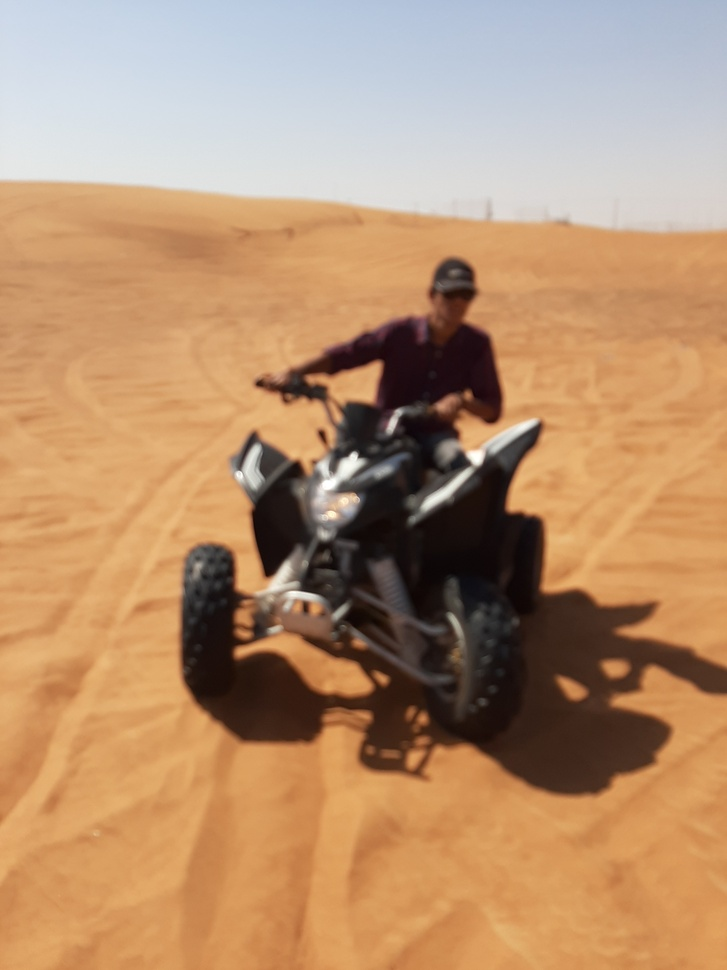
#> input picture deblur-2400.jpg, 727 x 970 px, shrunk from 1800 x 2400 before the run
$ python blur_percentage.py   (older library calls are emulated)
#> lines starting #> are read from the running program, lines starting #| are printed output that depends on the picture; after the words box and inside, x2 and y2 are one past the last pixel; in counts of white or black regions, pixels touching at a corner belong together
# import the necessary packages
from imutils import paths
import argparse
import cv2


def variance_of_laplacian(image):
    # compute the Laplacian of the image and then return the focus
    # measure, which is simply the variance of the Laplacian
    return cv2.Laplacian(image, cv2.CV_64F).var()

# construct the argument parse and parse the arguments
# ap = argparse.ArgumentParser()
# ap.add_argument("-i", "--images", required=True,
# 	help="path to input directory of images")
# ap.add_argument("-t", "--threshold", type=float, default=100.0,
# 	help="focus measures that fall below this value will be considered 'blurry'")
# args = vars(ap.parse_args())


args = {'images': 'deblur-2400.jpg', 'threshold': 100}

# loop over the input images
# for imagePath in paths.list_images(args["images"]):
# load the image, convert it to grayscale, and compute the
# focus measure of the image using the Variance of Laplacian
# method

image = cv2.imread(args['images'])
#> image is the input picture: shape (970, 727, 3); mean B, G, R 112.9, 145.8, 182.8
# print(image.size())
gray = cv2.imread('deblur-gray.jpg')
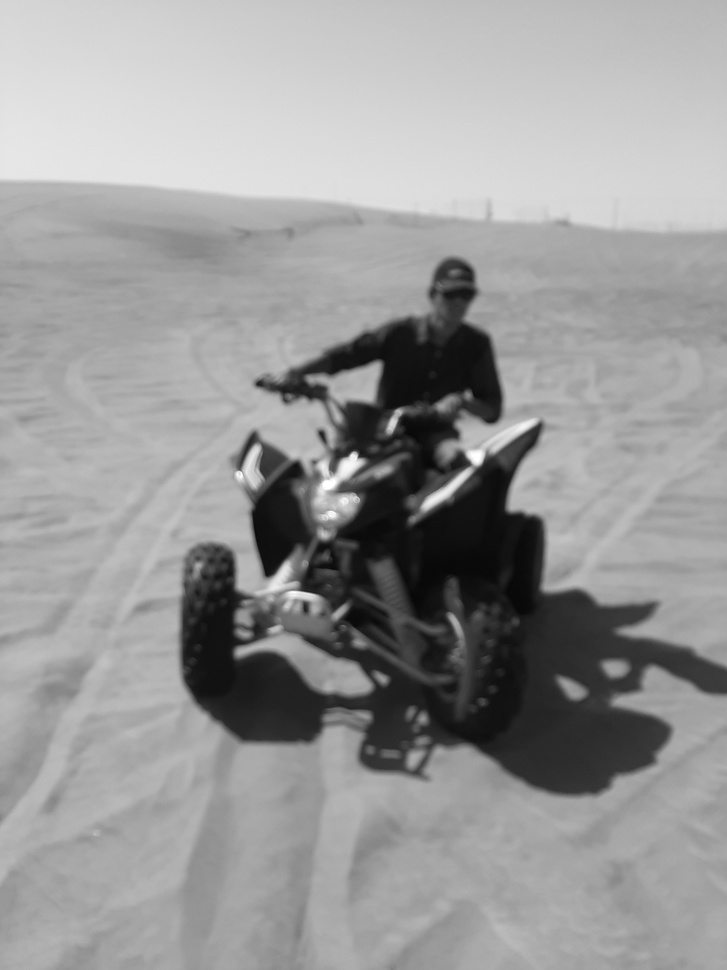
#> input picture deblur-gray.jpg, 727 x 970 px, shrunk from 1800 x 2400 before the run
#> gray is the input picture: shape (970, 727, 3); min 6, max 255, mean 153.1
fm = variance_of_laplacian(gray)
#> fm = 11.14
text = "Not Blurry"
# if the focus measure is less than the supplied threshold,
# then the image should be considered "blurry"
if fm < args["threshold"]:
    text = "Blurry"
# show the image
cv2.putText(image, "{}: {:.2f}".format(text, fm), (10, 30),
            cv2.FONT_HERSHEY_SIMPLEX, 0.8, (0, 0, 255), 3)
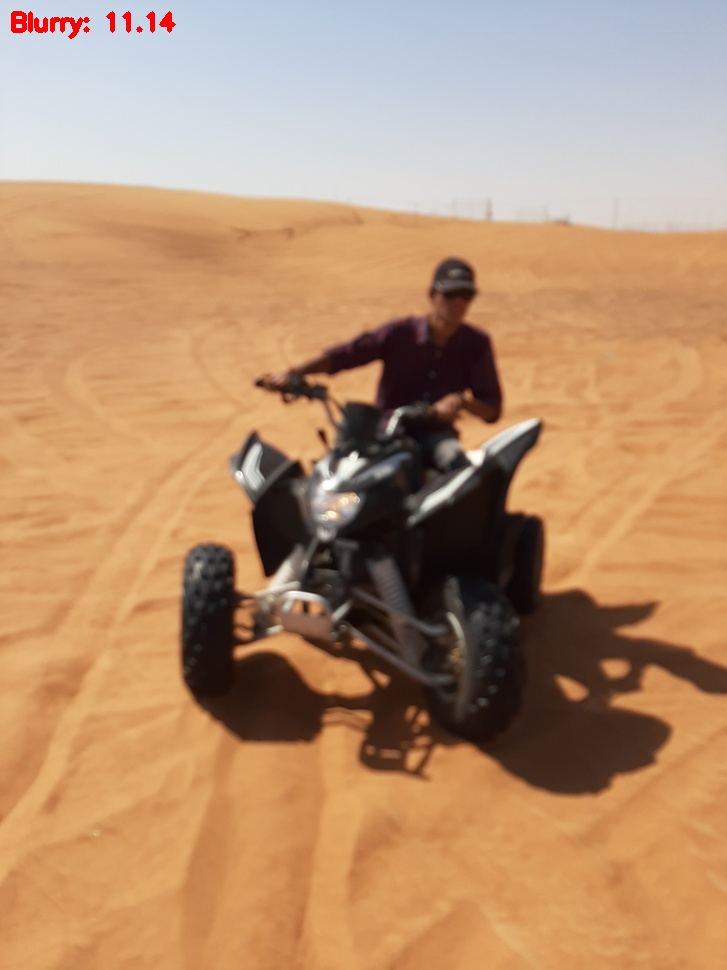
#> image: shape (970, 727, 3); 0.21% of pixels changed, all inside (x1, y1, x2, y2) = (11, 11, 176, 39)
cv2.imshow("Image", image)
key = cv2.waitKey(0)
#> (key Esc is pressed here)
